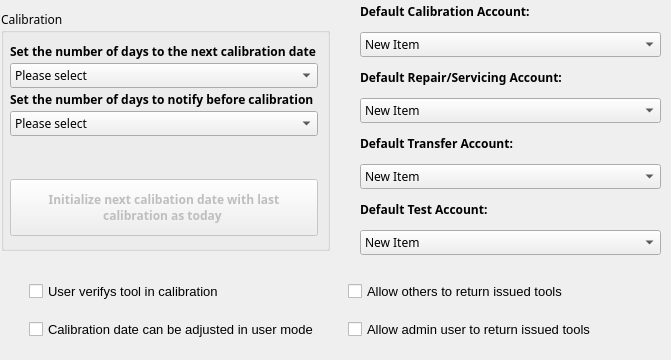
     <widget class="QWidget" name="tabOptions">
      <attribute name="icon">
       <iconset>
        <normaloff>images/option_svg.svg</normaloff>images/option_svg.svg</iconset>
      </attribute>
      <attribute name="title">
       <string>Options</string>
      </attribute>
      <widget class="QWidget" name="layoutWidget">
       <property name="geometry">
        <rect>
         <x>0</x>
         <y>0</y>
         <width>662</width>
         <height>261</height>
        </rect>
       </property>
       <layout class="QHBoxLayout" name="horizontalLayout_9">
        <property name="spacing">
         <number>9</number>
        </property>
        <item>
         <widget class="QGroupBox" name="groupBox">
          <property name="sizePolicy">
           <sizepolicy hsizetype="Fixed" vsizetype="Preferred">
            <horstretch>0</horstretch>
            <verstretch>0</verstretch>
           </sizepolicy>
          </property>
          <property name="minimumSize">
           <size>
            <width>329</width>
            <height>241</height>
           </size>
          </property>
          <property name="maximumSize">
           <size>
            <width>329</width>
            <height>241</height>
           </size>
          </property>
          <property name="font">
           <font>
            <family>Century Gothic</family>
            <pointsize>9</pointsize>
           </font>
          </property>
          <property name="title">
           <string>Calibration</string>
          </property>
          <property name="alignment">
           <set>Qt::AlignLeading|Qt::AlignLeft|Qt::AlignTop</set>
          </property>
          <property name="flat">
           <bool>false</bool>
          </property>
          <layout class="QGridLayout" name="gridLayout_3">
           <property name="leftMargin">
            <number>6</number>
           </property>
           <property name="horizontalSpacing">
            <number>10</number>
           </property>
           <item row="0" column="0">
            <layout class="QVBoxLayout" name="verticalLayout_15">
             <property name="spacing">
              <number>2</number>
             </property>
             <item>
              <widget class="QLabel" name="label_19">
               <property name="sizePolicy">
                <sizepolicy hsizetype="Preferred" vsizetype="Fixed">
                 <horstretch>0</horstretch>
                 <verstretch>0</verstretch>
                </sizepolicy>
               </property>
               <property name="font">
                <font>
                 <family>Century Gothic</family>
                 <pointsize>9</pointsize>
                 <weight>75</weight>
                 <bold>true</bold>
                </font>
               </property>
               <property name="text">
                <string>Set the number of days to the next calibration date</string>
               </property>
              </widget>
             </item>
             <item>
              <widget class="QComboBox" name="cbNextCalibDate">
               <property name="minimumSize">
                <size>
                 <width>0</width>
                 <height>25</height>
                </size>
               </property>
               <property name="maximumSize">
                <size>
                 <width>16777215</width>
                 <height>25</height>
                </size>
               </property>
               <property name="font">
                <font>
                 <family>Century Gothic</family>
                 <pointsize>9</pointsize>
                </font>
               </property>
               <item>
                <property name="text">
                 <string>Please select </string>
                </property>
               </item>
               <item>
                <property name="text">
                 <string>One Month</string>
                </property>
               </item>
               <item>
                <property name="text">
                 <string>Two Months</string>
                </property>
               </item>
               <item>
                <property name="text">
                 <string>Three Months</string>
                </property>
               </item>
               <item>
                <property name="text">
                 <string>Four Months</string>
                </property>
               </item>
               <item>
                <property name="text">
                 <string>Five Months</string>
                </property>
               </item>
               <item>
                <property name="text">
                 <string>Six Months</string>
                </property>
               </item>
               <item>
                <property name="text">
                 <string>Seven Months</string>
                </property>
               </item>
               <item>
                <property name="text">
                 <string>Eight Months</string>
                </property>
               </item>
               <item>
                <property name="text">
                 <string>Nine Months</string>
                </property>
               </item>
               <item>
                <property name="text">
                 <string>Ten Months</string>
                </property>
               </item>
               <item>
                <property name="text">
                 <string>Eleven Months</string>
                </property>
               </item>
               <item>
                <property name="text">
                 <string>Twelve Months</string>
                </property>
               </item>
              </widget>
             </item>
             <item>
              <widget class="QLabel" name="label_21">
               <property name="sizePolicy">
                <sizepolicy hsizetype="Preferred" vsizetype="Fixed">
                 <horstretch>0</horstretch>
                 <verstretch>0</verstretch>
                </sizepolicy>
               </property>
               <property name="font">
                <font>
                 <family>Century Gothic</family>
                 <pointsize>9</pointsize>
                 <weight>75</weight>
                 <bold>true</bold>
                </font>
               </property>
               <property name="text">
                <string>Set the number of days to notify before calibration</string>
               </property>
              </widget>
             </item>
             <item>
              <widget class="QComboBox" name="cbCalibDaysNotif">
               <property name="minimumSize">
                <size>
                 <width>0</width>
                 <height>25</height>
                </size>
               </property>
               <property name="maximumSize">
                <size>
                 <width>16777215</width>
                 <height>25</height>
                </size>
               </property>
               <property name="font">
                <font>
                 <family>Century Gothic</family>
                 <pointsize>9</pointsize>
                </font>
               </property>
               <item>
                <property name="text">
                 <string>Please select</string>
                </property>
               </item>
               <item>
                <property name="text">
                 <string>One week before</string>
                </property>
               </item>
               <item>
                <property name="text">
                 <string>Two weeks before</string>
                </property>
               </item>
               <item>
                <property name="text">
                 <string>Three weeks before</string>
                </property>
               </item>
               <item>
                <property name="text">
                 <string>A month before</string>
                </property>
               </item>
              </widget>
             </item>
             <item>
              <spacer name="verticalSpacer_2">
               <property name="orientation">
                <enum>Qt::Vertical</enum>
               </property>
               <property name="sizeType">
                <enum>QSizePolicy::Preferred</enum>
               </property>
               <property name="sizeHint" stdset="0">
                <size>
                 <width>20</width>
                 <height>40</height>
                </size>
               </property>
              </spacer>
             </item>
             <item>
              <widget class="QPushButton" name="btnCalibration">
               <property name="enabled">
                <bool>false</bool>
               </property>
               <property name="minimumSize">
                <size>
                 <width>0</width>
                 <height>57</height>
                </size>
               </property>
               <property name="maximumSize">
                <size>
                 <width>16777215</width>
                 <height>57</height>
                </size>
               </property>
               <property name="font">
                <font>
                 <family>Century Gothic</family>
                 <pointsize>9</pointsize>
                 <weight>75</weight>
                 <bold>true</bold>
                </font>
               </property>
               <property name="text">
                <string>Initialize next calibation date with last 
calibration as today </string>
               </property>
               <property name="icon">
                <iconset>
                 <normaloff>images/calendar.ico</normaloff>images/calendar.ico</iconset>
               </property>
               <property name="iconSize">
                <size>
                 <width>32</width>
                 <height>32</height>
                </size>
               </property>
               <property name="flat">
                <bool>false</bool>
               </property>
              </widget>
             </item>
            </layout>
           </item>
          </layout>
         </widget>
        </item>
        <item>
         <layout class="QVBoxLayout" name="verticalLayout_14">
          <property name="spacing">
           <number>9</number>
          </property>
          <property name="leftMargin">
           <number>20</number>
          </property>
          <item>
           <widget class="QLabel" name="label_22">
            <property name="sizePolicy">
             <sizepolicy hsizetype="Preferred" vsizetype="Fixed">
              <horstretch>0</horstretch>
              <verstretch>0</verstretch>
             </sizepolicy>
            </property>
            <property name="font">
             <font>
              <family>Century Gothic</family>
              <pointsize>9</pointsize>
              <weight>75</weight>
              <bold>true</bold>
             </font>
            </property>
            <property name="text">
             <string>Default Calibration Account:</string>
            </property>
           </widget>
          </item>
          <item>
           <widget class="QComboBox" name="cbCalibration">
            <property name="minimumSize">
             <size>
              <width>301</width>
              <height>25</height>
             </size>
            </property>
            <property name="maximumSize">
             <size>
              <width>301</width>
              <height>25</height>
             </size>
            </property>
            <property name="font">
             <font>
              <family>Century Gothic</family>
              <pointsize>9</pointsize>
             </font>
            </property>
            <property name="iconSize">
             <size>
              <width>32</width>
              <height>32</height>
             </size>
            </property>
            <property name="frame">
             <bool>true</bool>
            </property>
            <item>
             <property name="text">
              <string>New Item</string>
             </property>
            </item>
            <item>
             <property name="text">
              <string>New Item</string>
             </property>
            </item>
            <item>
             <property name="text">
              <string>New Item</string>
             </property>
            </item>
            <item>
             <property name="text">
              <string>New Item</string>
             </property>
            </item>
            <item>
             <property name="text">
              <string>New Item</string>
             </property>
            </item>
            <item>
             <property name="text">
              <string>New Item</string>
             </property>
            </item>
            <item>
             <property name="text">
              <string>New Item</string>
             </property>
            </item>
            <item>
             <property name="text">
              <string>New Item</string>
             </property>
            </item>
            <item>
             <property name="text">
              <string>New Item</string>
             </property>
            </item>
            <item>
             <property name="text">
              <string>New Item</string>
             </property>
            </item>
           </widget>
          </item>
          <item>
           <widget class="QLabel" name="label_23">
            <property name="sizePolicy">
             <sizepolicy hsizetype="Preferred" vsizetype="Fixed">
              <horstretch>0</horstretch>
              <verstretch>0</verstretch>
             </sizepolicy>
            </property>
            <property name="font">
             <font>
              <family>Century Gothic</family>
              <pointsize>9</pointsize>
              <weight>75</weight>
              <bold>true</bold>
             </font>
            </property>
            <property name="text">
             <string>Default Repair/Servicing Account:</string>
            </property>
           </widget>
          </item>
          <item>
           <widget class="QComboBox" name="cbService">
            <property name="minimumSize">
             <size>
              <width>301</width>
              <height>25</height>
             </size>
            </property>
            <property name="maximumSize">
             <size>
              <width>301</width>
              <height>25</height>
             </size>
            </property>
            <property name="font">
             <font>
              <family>Century Gothic</family>
              <pointsize>9</pointsize>
             </font>
            </property>
            <item>
             <property name="text">
              <string>New Item</string>
             </property>
            </item>
            <item>
             <property name="text">
              <string>New Item</string>
             </property>
            </item>
            <item>
             <property name="text">
              <string>New Item</string>
             </property>
            </item>
            <item>
             <property name="text">
              <string>New Item</string>
             </property>
            </item>
            <item>
             <property name="text">
              <string>New Item</string>
             </property>
            </item>
            <item>
             <property name="text">
              <string>New Item</string>
             </property>
            </item>
            <item>
             <property name="text">
              <string>New Item</string>
             </property>
            </item>
            <item>
             <property name="text">
              <string>New Item</string>
             </property>
            </item>
            <item>
             <property name="text">
              <string>New Item</string>
             </property>
            </item>
           </widget>
          </item>
          <item>
           <widget class="QLabel" name="label_24">
            <property name="sizePolicy">
             <sizepolicy hsizetype="Preferred" vsizetype="Fixed">
              <horstretch>0</horstretch>
              <verstretch>0</verstretch>
             </sizepolicy>
            </property>
            <property name="font">
             <font>
              <family>Century Gothic</family>
              <pointsize>9</pointsize>
              <weight>75</weight>
              <bold>true</bold>
             </font>
            </property>
            <property name="text">
             <string>Default Transfer Account:</string>
            </property>
           </widget>
          </item>
          <item>
           <widget class="QComboBox" name="cbTransfer">
            <property name="minimumSize">
             <size>
              <width>301</width>
              <height>25</height>
             </size>
            </property>
            <property name="maximumSize">
             <size>
              <width>301</width>
              <height>25</height>
             </size>
            </property>
            <property name="font">
             <font>
              <family>Century Gothic</family>
              <pointsize>9</pointsize>
             </font>
            </property>
            <item>
             <property name="text">
              <string>New Item</string>
             </property>
            </item>
            <item>
             <property name="text">
              <string>New Item</string>
             </property>
            </item>
            <item>
             <property name="text">
              <string>New Item</string>
             </property>
            </item>
            <item>
             <property name="text">
              <string>New Item</string>
             </property>
            </item>
            <item>
             <property name="text">
              <string>New Item</string>
             </property>
            </item>
            <item>
             <property name="text">
              <string>New Item</string>
             </property>
            </item>
            <item>
             <property name="text">
              <string>New Item</string>
             </property>
            </item>
            <item>
             <property name="text">
              <string>New Item</string>
             </property>
            </item>
            <item>
             <property name="text">
              <string>New Item</string>
             </property>
            </item>
            <item>
             <property name="text">
              <string>New Item</string>
             </property>
            </item>
           </widget>
          </item>
          <item>
           <widget class="QLabel" name="label_25">
            <property name="sizePolicy">
             <sizepolicy hsizetype="Preferred" vsizetype="Fixed">
              <horstretch>0</horstretch>
              <verstretch>0</verstretch>
             </sizepolicy>
            </property>
            <property name="font">
             <font>
              <family>Century Gothic</family>
              <pointsize>9</pointsize>
              <weight>75</weight>
              <bold>true</bold>
             </font>
            </property>
            <property name="text">
             <string>Default Test Account:</string>
            </property>
           </widget>
          </item>
          <item>
           <widget class="QComboBox" name="cbTest">
            <property name="minimumSize">
             <size>
              <width>301</width>
              <height>25</height>
             </size>
            </property>
            <property name="maximumSize">
             <size>
              <width>301</width>
              <height>25</height>
             </size>
            </property>
            <property name="font">
             <font>
              <family>Century Gothic</family>
              <pointsize>9</pointsize>
             </font>
            </property>
            <item>
             <property name="text">
              <string>New Item</string>
             </property>
            </item>
            <item>
             <property name="text">
              <string>New Item</string>
             </property>
            </item>
            <item>
             <property name="text">
              <string>New Item</string>
             </property>
            </item>
            <item>
             <property name="text">
              <string>New Item</string>
             </property>
            </item>
            <item>
             <property name="text">
              <string>New Item</string>
             </property>
            </item>
            <item>
             <property name="text">
              <string>New Item</string>
             </property>
            </item>
            <item>
             <property name="text">
              <string>New Item</string>
             </property>
            </item>
            <item>
             <property name="text">
              <string>New Item</string>
             </property>
            </item>
            <item>
             <property name="text">
              <string>New Item</string>
             </property>
            </item>
            <item>
             <property name="text">
              <string>New Item</string>
             </property>
            </item>
            <item>
             <property name="text">
              <string>New Item</string>
             </property>
            </item>
           </widget>
          </item>
         </layout>
        </item>
       </layout>
      </widget>
      <widget class="QWidget" name="gridLayoutWidget">
       <property name="geometry">
        <rect>
         <x>29</x>
         <y>270</y>
         <width>631</width>
         <height>81</height>
        </rect>
       </property>
       <layout class="QGridLayout" name="gridLayout_10">
        <item row="0" column="0">
         <widget class="QCheckBox" name="chkCalibVerify">
          <property name="font">
           <font>
            <pointsize>10</pointsize>
           </font>
          </property>
          <property name="text">
           <string>User verifys tool in calibration</string>
          </property>
         </widget>
        </item>
        <item row="2" column="0">
         <widget class="QCheckBox" name="chkCalibUserModeUpdate">
          <property name="font">
           <font>
            <pointsize>10</pointsize>
           </font>
          </property>
          <property name="text">
           <string>Calibration date can be adjusted in user mode</string>
          </property>
         </widget>
        </item>
        <item row="0" column="1">
         <widget class="QCheckBox" name="chkByOthers">
          <property name="font">
           <font>
            <pointsize>10</pointsize>
           </font>
          </property>
          <property name="text">
           <string>Allow others to return issued tools</string>
          </property>
         </widget>
        </item>
        <item row="2" column="1">
         <widget class="QCheckBox" name="chkByAdmin">
          <property name="font">
           <font>
            <pointsize>10</pointsize>
           </font>
          </property>
          <property name="text">
           <string>Allow admin user to return issued tools</string>
          </property>
         </widget>
        </item>
       </layout>
      </widget>
     </widget>
